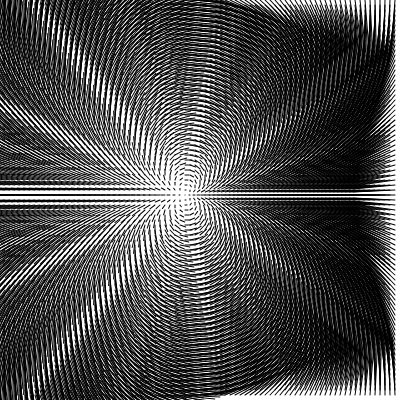
Frame 1 (no input)
Frame 60 (no input): identical to frame 1, image omitted
Frame 120 (the mouse pressed at the canvas centre since frame 60): identical to frame 1, image omitted

The p5.js sketch that drew this single still picture (run headless with seeded random() and noise() and a simulated clock; from frame 60 on, the mouse is pressed at the canvas centre):

// p5.js sketch
// ── sketch.js
var scl = 5;
var vectorField = [];

function setup(){
  createCanvas(400,400);
  cols = floor(width / scl);
  rows = floor(width / scl);
  fr = createP();
}

function draw(){
  background(255);
  for(var y = 0; y < rows; y ++){
    for(var x = 0; x < cols; x++){
      //var angle = x;
      //var v = p5.Vector.fromAngle(angle);
      //fill(random(255)); 
      //rect(x * scl, y * scl, scl, scl);
      let index = (x + y * width) * 4;
      let xTrans = x-35;
      let yTrans = y-39;
      let xCom = -yTrans;//(-2*x-2*y)+600;
      let yCom = xTrans-2;//(2*x)-300;
      let v = createVector(xCom,yCom);
      append(vectorField,v);
      push();
      translate(x*scl,y*scl);
      rotate(v.heading());
      vectorField[index] = v;
      let a = vectorField[index];
      line(0,0,a.x,a.y);
      pop();
    }
  }  
  fr.html(floor(frameRate()));
}
